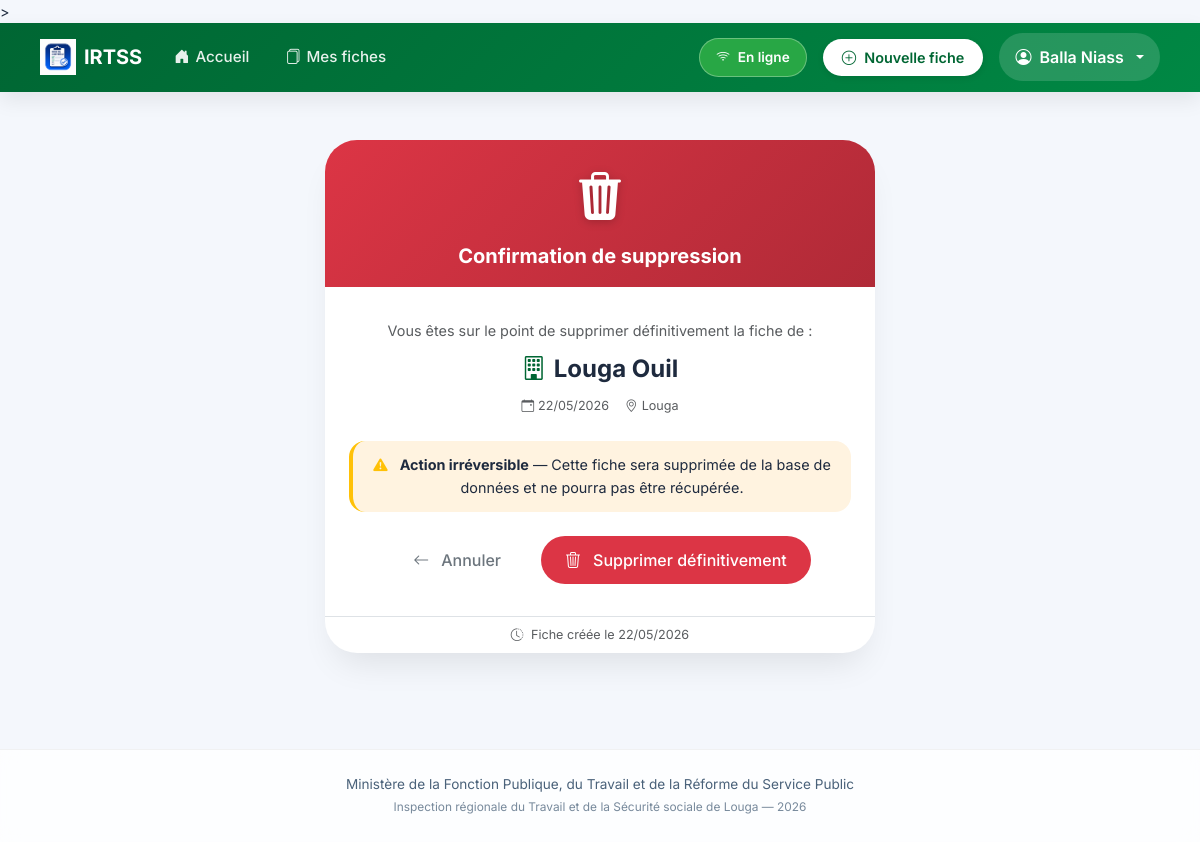
Screenshot of /fiches/28/supprimer/ (signed in) with the database file from the repository.
### inspection/models.py (models this page shows, shortened)
class FicheControle(models.Model):
    STATUT_CHOICES = [
        ('brouillon', 'Brouillon'),
        ('soumis', 'Soumis'),
    ]
    inspecteur = models.ForeignKey(User, on_delete=models.CASCADE, related_name='fiches')
    entreprise = models.CharField(max_length=255, verbose_name="Entreprise ou Établissement")
    date_controle = models.DateField(verbose_name="Date du contrôle")
    lieu = models.CharField(max_length=100, default="Louga", verbose_name="Lieu")
    statut = models.CharField(max_length=20, choices=STATUT_CHOICES, default='brouillon')
    local_id = models.CharField(max_length=100, blank=True, null=True)
    adresse = models.TextField(blank=True)
    telephone = models.CharField(max_length=50, blank=True)
    email_entreprise = models.EmailField(blank=True)
    date_ouverture = models.DateField(null=True, blank=True)
    forme_juridique = models.CharField(max_length=100, blank=True)
    activite_principale = models.CharField(max_length=200, blank=True)
    chef_nom = models.CharField(max_length=200, blank=True, verbose_name="Chef d'établissement - Prénom et Nom")
    chef_cellulaire = models.CharField(max_length=50, blank=True)
    chef_email = models.EmailField(blank=True)
    representant_nom = models.CharField(max_length=200, blank=True, verbose_name="Représentant travailleurs - Prénom et Nom")
    representant_qualite = models.CharField(max_length=100, blank=True)
    representant_cellulaire = models.CharField(max_length=50, blank=True)
    representant_email = models.EmailField(blank=True)
    doe = models.CharField(max_length=3, blank=True, verbose_name="Déclaration d'Ouverture d'Établissement (DOE)")
    registre_paie = models.CharField(max_length=3, blank=True)
    cadres_hommes = models.PositiveIntegerField(null=True, blank=True, default=0)
    cadres_femmes = models.PositiveIntegerField(null=True, blank=True, default=0)
    ouvriers_hommes = models.PositiveIntegerField(null=True, blank=True, default=0)
    ouvriers_femmes = models.PositiveIntegerField(null=True, blank=True, default=0)
    cdi = models.PositiveIntegerField(null=True, blank=True, default=0, verbose_name="CDI")
    cdd = models.PositiveIntegerField(null=True, blank=True, default=0, verbose_name="CDD")
    cs = models.PositiveIntegerField(null=True, blank=True, default=0, verbose_name="CS")
    c_app = models.PositiveIntegerField(null=True, blank=True, default=0, verbose_name="C APP")
    autres_contrats = models.PositiveIntegerField(null=True, blank=True, default=0, verbose_name="Autres")
    remuneration_au_temps_1 = models.BooleanField(default=False)
    remuneration_au_temps_2 = models.BooleanField(default=False)
    remuneration_a_la_piece_1 = models.BooleanField(default=False)
    remuneration_a_la_piece_2 = models.BooleanField(default=False)
    remuneration_les_deux_1 = models.BooleanField(default=False)
    remuneration_les_deux_2 = models.BooleanField(default=False)
    salaires_conformes_1 = models.CharField(max_length=3, blank=True)
    salaires_conformes_2 = models.CharField(max_length=3, blank=True)
    bulletins_paie_1 = models.CharField(max_length=3, blank=True)
    bulletins_paie_2 = models.CharField(max_length=3, blank=True)
    heures_sup_1 = models.CharField(max_length=3, blank=True)
    heures_sup_2 = models.CharField(max_length=3, blank=True)
    prime_anciennete_1 = models.CharField(max_length=3, blank=True)
    prime_anciennete_2 = models.CharField(max_length=3, blank=True)
    jours_feries_1 = models.CharField(max_length=3, blank=True)
    jours_feries_2 = models.CharField(max_length=3, blank=True)
    indemnites_transport_1 = models.CharField(max_length=3, blank=True)
    indemnites_transport_2 = models.CharField(max_length=3, blank=True)
    horaires_affiches_1 = models.CharField(max_length=3, blank=True)
    horaires_affiches_2 = models.CharField(max_length=3, blank=True)
    amenagement_8h_5j_1 = models.CharField(max_length=3, blank=True)
    amenagement_8h_5j_2 = models.CharField(max_length=3, blank=True)
    amenagement_6h40_6j_1 = models.CharField(max_length=3, blank=True)
    amenagement_6h40_6j_2 = models.CharField(max_length=3, blank=True)
    pause_quotidienne_1 = models.CharField(max_length=3, blank=True)
    pause_quotidienne_2 = models.CharField(max_length=3, blank=True)
    repos_hebdomadaire_1 = models.CharField(max_length=3, blank=True)
    repos_hebdomadaire_2 = models.CharField(max_length=3, blank=True)
    declaration_css_1 = models.CharField(max_length=3, blank=True)
    declaration_css_2 = models.CharField(max_length=3, blank=True)
    adhesion_css_1 = models.CharField(max_length=3, blank=True)
    adhesion_css_2 = models.CharField(max_length=3, blank=True)
    adhesion_ipres_1 = models.CharField(max_length=3, blank=True)
    adhesion_ipres_2 = models.CharField(max_length=3, blank=True)
    adhesion_ipm_1 = models.CharField(max_length=3, blank=True)
    adhesion_ipm_2 = models.CharField(max_length=3, blank=True)
    cotisations_css_1 = models.CharField(max_length=3, blank=True)
    cotisations_css_2 = models.CharField(max_length=3, blank=True)
    cotisations_ipres_1 = models.CharField(max_length=3, blank=True)
    cotisations_ipres_2 = models.CharField(max_length=3, blank=True)
    cotisations_ipm_1 = models.CharField(max_length=3, blank=True)
    cotisations_ipm_2 = models.CharField(max_length=3, blank=True)
    delegues_personnel_1 = models.CharField(max_length=3, blank=True)
    delegues_personnel_2 = models.CharField(max_length=3, blank=True)
    reglement_interieur_1 = models.CharField(max_length=3, blank=True)
    reglement_interieur_2 = models.CharField(max_length=3, blank=True)
    comite_hst_1 = models.CharField(max_length=3, blank=True)
    comite_hst_2 = models.CharField(max_length=3, blank=True)
    visite_medicale_1 = models.CharField(max_length=3, blank=True)
    visite_medicale_2 = models.CharField(max_length=3, blank=True)
    extincteurs_1 = models.CharField(max_length=3, blank=True)
    extincteurs_2 = models.CharField(max_length=3, blank=True)
    epi_disponible_1 = models.CharField(max_length=3, blank=True)
    epi_disponible_2 = models.CharField(max_length=3, blank=True)
    epi_effectif_1 = models.CharField(max_length=3, blank=True)
    epi_effectif_2 = models.CharField(max_length=3, blank=True)
    toilettes_1 = models.CharField(max_length=3, blank=True)
    toilettes_2 = models.CharField(max_length=3, blank=True)
    conges_1 = models.CharField(max_length=3, blank=True)
    conges_2 = models.CharField(max_length=3, blank=True)
    dasmo_bs_1 = models.CharField(max_length=3, blank=True)
    dasmo_bs_2 = models.CharField(max_length=3, blank=True)
    observations_divers = models.TextField(blank=True)
    observations_generales = models.TextField(blank=True)
    suite_observations_orales = models.BooleanField(default=False)
    suite_observations_ecrites = models.BooleanField(default=False)
    suite_mise_en_demeure = models.BooleanField(default=False)
    suite_pv_infraction = models.BooleanField(default=False)
    suite_refere = models.BooleanField(default=False)
    delai_reception = models.BooleanField(default=False)
    delai_un_mois = models.BooleanField(default=False)
    delai_autres = models.BooleanField(default=False)
    delai_autres_precision = models.CharField(max_length=200, blank=True)
    signature_equipe = models.CharField(max_length=200, blank=True)
    signature_gerant = models.CharField(max_length=200, blank=True)
    created_at = models.DateTimeField(auto_now_add=True)
    updated_at = models.DateTimeField(auto_now=True)
    class Meta:
        ordering = ['-created_at']
        verbose_name = "Fiche de contrôle"
        verbose_name_plural = "Fiches de contrôle"

### inspection/views.py (the view)
# urls.py: path('fiches/<int:pk>/supprimer/', views.supprimer_fiche, name='supprimer_fiche'),
@login_required
def supprimer_fiche(request, pk):
    if request.user.is_staff:
        fiche = get_object_or_404(FicheControle, pk=pk)
    else:
        fiche = get_object_or_404(FicheControle, pk=pk, inspecteur=request.user)
    if request.method == 'POST':
        nom = fiche.entreprise
        fiche.delete()
        messages.success(request, f'Fiche "{nom}" supprimée.')
        return redirect('liste_fiches')
    return render(request, 'inspection/confirmer_suppression.html', {'fiche': fiche})

### templates/inspection/confirmer_suppression.html (shortened to what this page needs)
{% extends 'inspection/base.html' %}
{% load static %}
{% block content %}
<div class="container-fluid px-3 py-4" style="min-height: 70vh; display: flex; align-items: center;">
  <div class="delete-card">
    <div class="delete-header">
      <i class="bi bi-trash3-fill delete-icon"></i>
      <h5 class="text-white mt-2 mb-0 fw-bold">Confirmation de suppression</h5>
    </div>
    <div class="delete-body">
      <p class="text-muted mb-2">Vous êtes sur le point de supprimer définitivement la fiche de :</p>
      <div class="entreprise-name">
        <i class="bi bi-building text-senegal me-2"></i>{{ fiche.entreprise }}
      </div>
      <div class="d-flex justify-content-center gap-3 text-muted small mt-2">
        <span><i class="bi bi-calendar-event me-1"></i>{{ fiche.date_controle|date:"d/m/Y" }}</span>
        <span><i class="bi bi-geo-alt me-1"></i>{{ fiche.lieu|default:"Lieu non spécifié" }}</span>
      </div>
      <div class="warning-text">
        <i class="bi bi-exclamation-triangle-fill text-warning me-2"></i>
        <strong>Action irréversible</strong> — Cette fiche sera supprimée de la base de données et ne pourra pas être récupérée.
      </div>
      <div class="d-flex flex-wrap gap-3 justify-content-center mt-4">
        <a href="{% url 'detail_fiche' fiche.pk %}" class="btn btn-outline-secondary btn-modern">
          <i class="bi bi-arrow-left me-1"></i>Annuler
        </a>
        <form method="post">
          <button type="submit" class="btn btn-danger btn-modern">
            <i class="bi bi-trash3 me-1"></i>Supprimer définitivement
          </button>
        </form>
      </div>
    </div>
    <div class="text-center text-muted small py-2 border-top">
      <i class="bi bi-clock-history me-1"></i> Fiche créée le {{ fiche.created_at|date:"d/m/Y" }}
    </div>
  </div>
</div>
{% endblock %}

### templates/inspection/base.html (shortened to what this page needs)
{% load static %}
<!DOCTYPE html>
<html lang="fr">
<head>
  <link rel="stylesheet" href="{% static 'css/bootstrap.min.css' %}">
  <link rel="stylesheet" href="{% static 'icons/bootstrap-icons.css' %}">
  <link rel="stylesheet" href="{% static 'css/style.css' %}">
  <link rel="stylesheet" href="{% static 'css/fiche-mobile.css' %}">>
</head>
<body>
{% if user.is_authenticated %}
<nav class="navbar navbar-expand-lg navbar-modern sticky-top">
  <div class="container-fluid px-3 px-lg-4">
    <a
      class="navbar-brand d-flex align-items-center gap-2"
      href="{% url 'tableau_de_bord' %}"
    >
      <img
        src="{% static 'icons/logo.png' %}"
        alt="IRTSS"
        height="36"
      >
      <span class="fw-bold text-white">
        IRTSS
      </span>
    </a>
    <div class="collapse navbar-collapse" id="mainNavbar">
      <ul class="navbar-nav me-auto mb-2 mb-lg-0 align-items-center gap-1">
        <li class="nav-item">
          <a
            class="nav-link-custom {% if request.resolver_match.url_name == 'tableau_de_bord' %}active{% endif %}"
            href="{% url 'tableau_de_bord' %}"
          >
            <i class="bi bi-house-door-fill"></i>
            <span>Accueil</span>
          </a>
        </li>
        <li class="nav-item">
          <a
            class="nav-link-custom"
            href="{% url 'liste_fiches' %}"
          >
            <i class="bi bi-files"></i>
            <span>Mes fiches</span>
          </a>
        </li>
      </ul>
      <div class="d-flex align-items-center gap-3 ms-auto">
        <div id="statut-connexion" class="badge-statut">
        </div>
        <a
          href="{% url 'nouvelle_fiche' %}"
          class="btn-nouvelle-fiche"
        >
          <i class="bi bi-plus-circle"></i>
          <span>Nouvelle fiche</span>
        </a>
        <div class="dropdown dropdown-user">
          <button
            class="btn dropdown-toggle d-flex align-items-center gap-2"
            data-bs-toggle="dropdown"
          >
            <i class="bi bi-person-circle"></i>
            <span class="d-none d-md-inline">
              {% if user.first_name %}
                {{ user.first_name }} {{ user.last_name }}
              {% else %}
                {{ user.username }}
              {% endif %}
            </span>
          </button>
        </div>
      </div>
    </div>
  </div>
</nav>
{% endif %}
<main class="py-4">
  <div class="container-fluid px-3 px-lg-4">
    {% block content %}{% endblock %}
  </div>
</main>
<footer class="footer text-center py-4 mt-5">
  <div class="container">
    Ministère de la Fonction Publique, du Travail et de la Réforme du Service Public
    <br>
    <span class="small opacity-75">
      Inspection régionale du Travail et de la Sécurité sociale de Louga —
      <span id="current-year"></span>
    </span>
  </div>
</footer>
<div
  id="toast-container"
  class="toast-container position-fixed bottom-0 end-0 p-3"
></div>
</body>
</html>

### rows the page displays
FicheControle: entreprise "Louga Ouil", date_controle "22/05/2026", lieu "Louga", created_at "22/05/2026"

### other values shown
{{ user.first_name }} "Balla"
{{ user.last_name }} "Niass"
